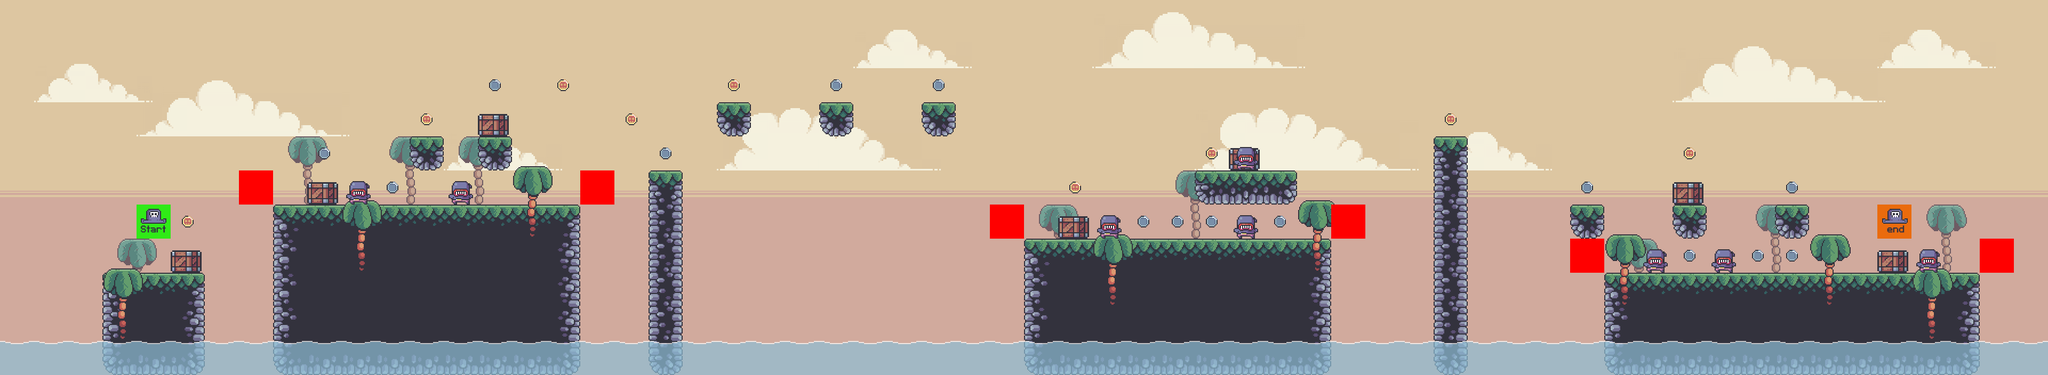

Tiled map render using the project's own tile images. Description and the map definition, with tile-layer contents summarised, below:
An orthogonal 60x11 tile map with 64x64 px tiles, 11 tile layers (Sky, Clouds, BG_Palms, Terrain, ...), 10 tilesets.

<map version="1.9" tiledversion="1.9.2" orientation="orthogonal" renderorder="right-down" width="60" height="11" tilewidth="64" tileheight="64" infinite="0" nextlayerid="13" nextobjectid="1">
 <tileset firstgid="1" source="../tilesets/overworld_sky.tsx" />
 <tileset firstgid="4" source="../tilesets/clouds.tsx" />
 <tileset firstgid="7" source="../tilesets/terrain_tiles.tsx" />
 <tileset firstgid="23" source="../tilesets/bg_palms.tsx" />
 <tileset firstgid="27" source="../tilesets/crate.tsx" />
 <tileset firstgid="28" source="../tilesets/coin_tiles.tsx" />
 <tileset firstgid="30" source="../tilesets/fg_palms.tsx" />
 <tileset firstgid="38" source="../tilesets/enemy.tsx" />
 <tileset firstgid="40" source="../tilesets/player.tsx" />
 <tileset firstgid="42" source="../tilesets/water.tsx" />
 <layer id="2" name="Sky" width="60" height="11" locked="1">
  <data>[660 cells, 660 non-empty, 3 distinct tile ids]</data>
 </layer>
 <layer id="3" name="Clouds" width="60" height="11" locked="1">
  <data>[660 cells, 10 non-empty, 3 distinct tile ids]</data>
 </layer>
 <layer id="5" name="BG_Palms" width="60" height="11" locked="1">
  <data>[660 cells, 9 non-empty, 4 distinct tile ids]</data>
 </layer>
 <layer id="4" name="Terrain" width="60" height="11" locked="1">
  <data>[660 cells, 147 non-empty, 16 distinct tile ids]</data>
 </layer>
 <layer id="6" name="Crates" width="60" height="11" locked="1">
  <data>[660 cells, 7 non-empty, 1 distinct tile ids]</data>
 </layer>
 <layer id="7" name="Coins" width="60" height="11" locked="1">
  <data>[660 cells, 29 non-empty, 2 distinct tile ids]</data>
 </layer>
 <layer id="8" name="FG_Palms" width="60" height="11" locked="1">
  <data>[660 cells, 8 non-empty, 2 distinct tile ids]</data>
 </layer>
 <layer id="9" name="Enemy" width="60" height="11" locked="1">
  <data>[660 cells, 8 non-empty, 1 distinct tile ids]</data>
 </layer>
 <layer id="12" name="Constraints" width="60" height="11" locked="1">
  <data>[660 cells, 6 non-empty, 1 distinct tile ids]</data>
 </layer>
 <layer id="11" name="Water" width="60" height="11" locked="1">
  <data>[660 cells, 20 non-empty, 1 distinct tile ids]</data>
 </layer>
 <layer id="10" name="Player" width="60" height="11" locked="1">
  <data>[660 cells, 2 non-empty, 2 distinct tile ids]</data>
 </layer>
</map>
